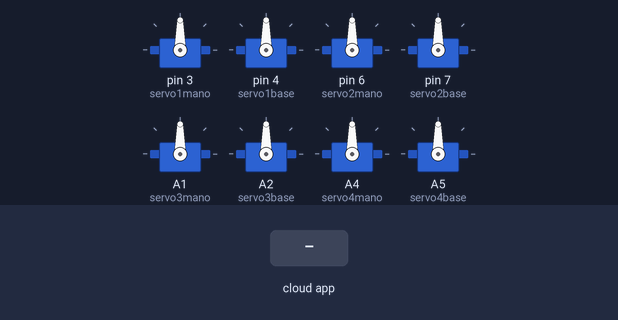
Bench run of a sketch on a simulated Arduino Uno, built with avr-gcc and run on an emulated ATmega328P. On the bench: 8 × servo. The test bench sets the inputs (shaded band). The ROS host is connected and sends only what is stated.

Above: at 1.2 s.
1.3 s: the phone or cloud app sets servom1 to 0
At 1.9 s:
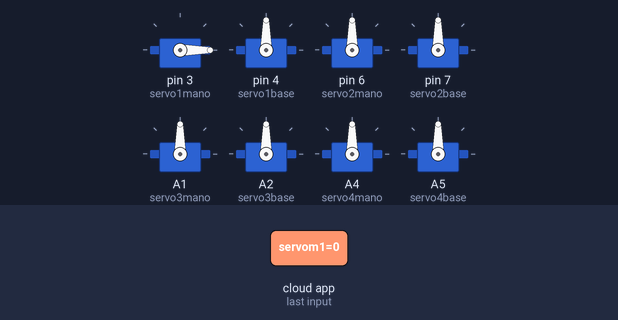
2.8 s: the phone or cloud app sets servob1 to 0
At 4.0 s:
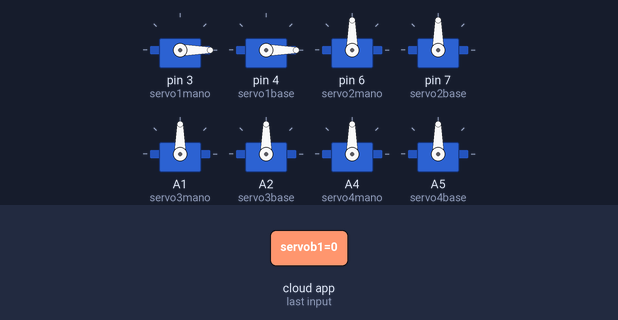
4.3 s: the phone or cloud app sets servom2 to 0
At 5.4 s:
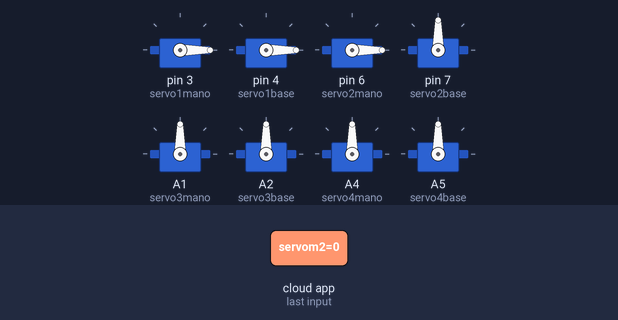
5.8 s: the phone or cloud app sets servob2 to 0
At 6.5 s:
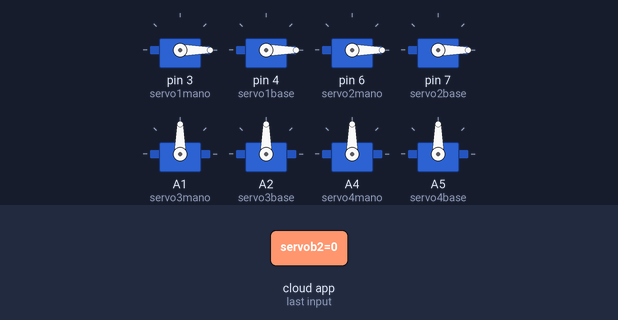
7.3 s: the phone or cloud app sets servom3 to 0
At 7.6 s:
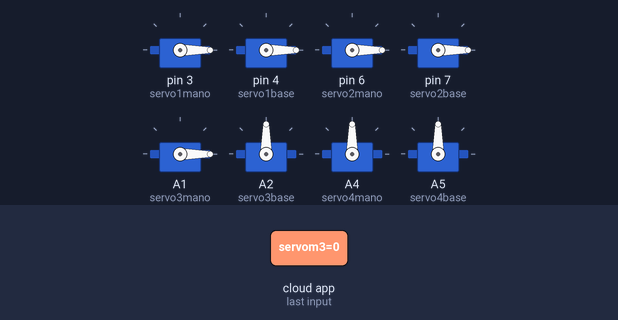
8.8 s: the phone or cloud app sets servob3 to 0
At 9.9 s:
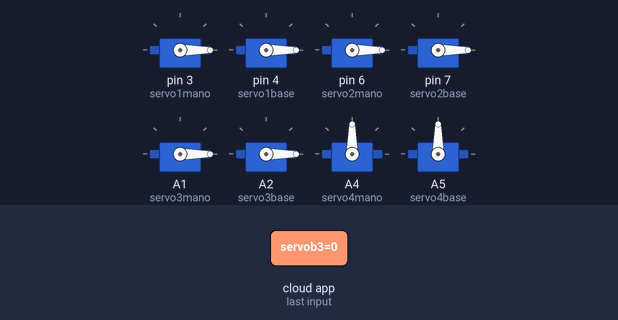
Timing chart, 0 to 11.3 s (numbered marks = the images above; inputs shaded):
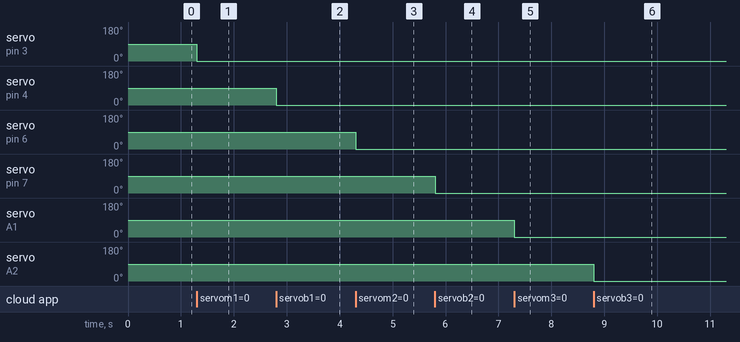

Measured:
- after the input at 1.3 s, servo on pin 3 (servo1mano): 90° → 0° at once
- after the input at 2.8 s, servo on pin 4 (servo1base): 90° → 0° at once
- after the input at 4.3 s, servo on pin 6 (servo2mano): 90° → 0° at once
- after the input at 5.8 s, servo on pin 7 (servo2base): 90° → 0° at once
- after the input at 7.3 s, servo on A1 (servo3mano): 90° → 0° at once
- after the input at 8.8 s, servo on A2 (servo3base): 90° → 0° at once

The sketch:

quadruped.ino
```cpp
#if defined(ARDUINO) && ARDUINO >= 100
  #include "Arduino.h"
#else
  #include<WProgram.h>
#endif

#include <Servo.h>
#include <ros.h>
#include <std_msgs/UInt16.h>

ros::NodeHandle nh;

Servo servo1mano;
Servo servo1base;

Servo servo2mano;
Servo servo2base;

Servo servo3mano;
Servo servo3base;

Servo servo4mano;
Servo servo4base;

void servo_mano_1(const std_msgs::UInt16& cmd_msg){
  servo1mano.write(cmd_msg.data);
  digitalWrite(3, HIGH-digitalRead(3));
}

void servo_base_1(const std_msgs::UInt16& cmd_msg){
  servo1base.write(cmd_msg.data);
  digitalWrite(4, HIGH-digitalRead(4));
}

void servo_mano_2(const std_msgs::UInt16& cmd_msg){
  servo2mano.write(cmd_msg.data);
  digitalWrite(6, HIGH-digitalRead(6));
}

void servo_base_2(const std_msgs::UInt16& cmd_msg){
  servo2base.write(cmd_msg.data);
  digitalWrite(7, HIGH-digitalRead(7));
}

void servo_mano_3(const std_msgs::UInt16& cmd_msg){
  servo3mano.write(cmd_msg.data);
  digitalWrite(A1, HIGH-digitalRead(A1));
}

void servo_base_3(const std_msgs::UInt16& cmd_msg){
  servo3base.write(cmd_msg.data);
  digitalWrite(A2, HIGH-digitalRead(A2));
}

void servo_mano_4(const std_msgs::UInt16& cmd_msg){
  servo4mano.write(cmd_msg.data);
  digitalWrite(A4, HIGH-digitalRead(A4));
}

void servo_base_4(const std_msgs::UInt16& cmd_msg){
  servo4base.write(cmd_msg.data);
  digitalWrite(A5, HIGH-digitalRead(A5));
}

ros::Subscriber<std_msgs::UInt16> subm1("servom1", servo_mano_1);
ros::Subscriber<std_msgs::UInt16> subb1("servob1", servo_base_1);

ros::Subscriber<std_msgs::UInt16> subm2("servom2", servo_mano_2);
ros::Subscriber<std_msgs::UInt16> subb2("servob2", servo_base_2);

ros::Subscriber<std_msgs::UInt16> subm3("servom3", servo_mano_3);
ros::Subscriber<std_msgs::UInt16> subb3("servob3", servo_base_3);

ros::Subscriber<std_msgs::UInt16> subm4("servom4", servo_mano_4);
ros::Subscriber<std_msgs::UInt16> subb4("servob4", servo_base_4);

void setup(){
  pinMode(3, OUTPUT);
  pinMode(4, OUTPUT);
  pinMode(6, OUTPUT);
  pinMode(7, OUTPUT);
  pinMode(A1, OUTPUT);
  pinMode(A2, OUTPUT);
  pinMode(A4, OUTPUT);
  pinMode(A5, OUTPUT);
  nh.initNode();
  nh.subscribe(subm1);
  nh.subscribe(subb1);

  nh.subscribe(subm2);
  nh.subscribe(subb2);

  nh.subscribe(subm3);
  nh.subscribe(subb3);

  nh.subscribe(subm4);
  nh.subscribe(subb4);

  servo1mano.attach(3);
  servo1base.attach(4);

  servo2mano.attach(6);
  servo2base.attach(7);

  servo3mano.attach(A1);
  servo3base.attach(A2);

  servo4mano.attach(A4);
  servo4base.attach(A5);
}

void loop(){
  nh.spinOnce();
  delay(1);
}
```
